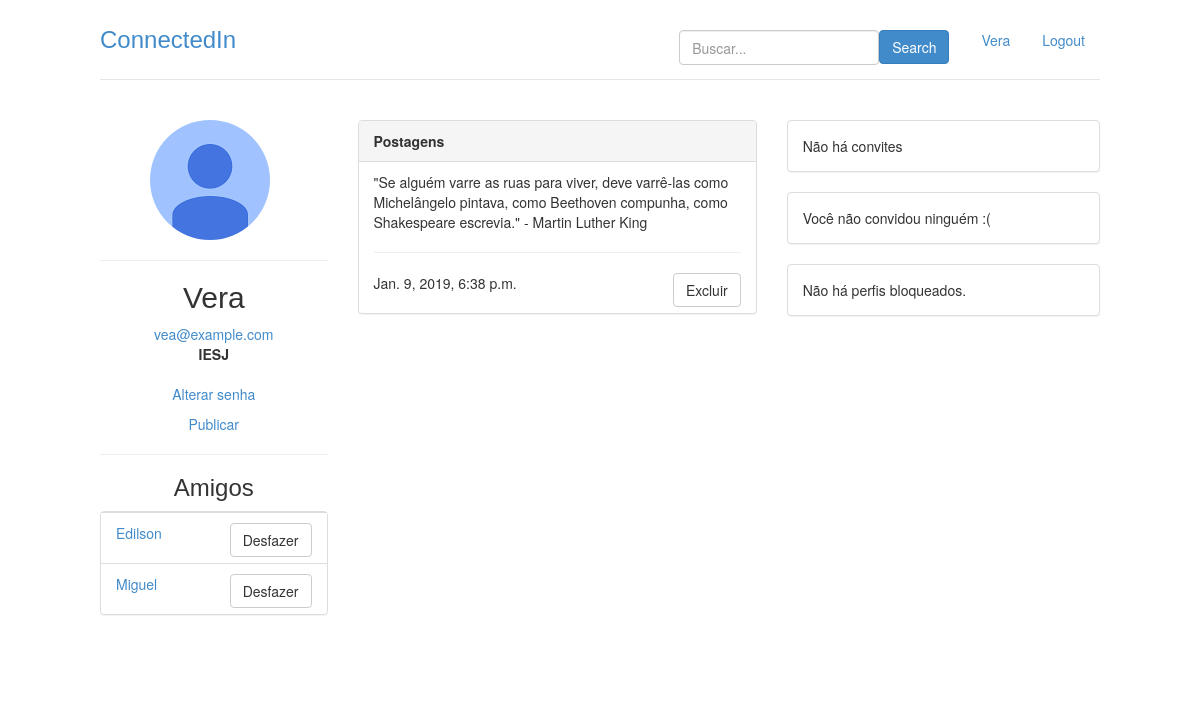
Page /perfil/19 (signed in) on the committed database.
### perfis/models.py (models this page shows, shortened)
class Perfil(models.Model):
    nome = models.CharField(max_length=255, null=False)
    telefone = models.CharField(max_length=20, null= False)
    nome_empresa = models.CharField(max_length=255, null=False)
    contatos = models.ManyToManyField('self')
    usuario = models.OneToOneField(User, related_name = "perfil", on_delete = models.CASCADE)
    contatos_bloqueados = models.ManyToManyField('self', related_name = 'meus_contatos_bloqueados', symmetrical=False, through= 'Bloqueio')
    def super_user(self):
        return self.usuario.is_superuser
    @property
    def email(self):
        return self.usuario.email
    def __str__(self):
        return self.nome
    def mostrar_perfil(self, perfil_a_exibir):
        pode_mostrar = True
        for perfil in perfil_a_exibir.bloqueios_feitos.all():
            if perfil.perfil_bloqueado.id == self.id:
                return False
        return pode_mostrar
    def pode_convidar(self, perfil_a_convidar):
        pode_convidar = False
        convites = Convite.objects.filter(solicitante=self, convidado=perfil_a_convidar).all()
        if len(convites) == 0 and perfil_a_convidar not in self.contatos.all():
            pode_convidar = True
        return pode_convidar
    def pode_bloquear(self, perfil_a_bloquear):
        pode_bloquear = True
        for perfil in self.bloqueios_feitos.all():
            if perfil.perfil_bloqueado.id == perfil_a_bloquear.id:
                return False
        return pode_bloquear
    @property
    def bloqueios_feitos(self): #meus_bloqueios
        return Bloqueio.objects.filter(perfil_que_bloqueia=self)

class Postagem(models.Model):
    texto = models.CharField(max_length=255, null=False)
    dt_publicacao = models.DateTimeField(default=timezone.now)
    responsavel = models.ForeignKey(Perfil,on_delete=models.CASCADE,related_name='minhas_postagens' )
    def __str__(self):
        return self.texto
    class Meta:
        ordering = ['-dt_publicacao']

### perfis/views.py (the view)
# urls.py: path('perfil/<int:perfil_id>', views.exibir_perfil, name='exibir'),
@login_required
def exibir_perfil(request, perfil_id):
	perfil = Perfil.objects.get(id=perfil_id)
	perfil_logado = get_perfil_logado(request)
	pode_convidar = perfil_logado.pode_convidar(perfil)
	pode_bloquear = perfil_logado.pode_bloquear(perfil)
	pode_mostrar = perfil_logado.mostrar_perfil(perfil)
	return render(request, 'perfil.html',
		          {'perfil' : perfil,
				   'perfil_logado' : get_perfil_logado(request), 'pode_convidar': pode_convidar, 'pode_bloquear': pode_bloquear, 'mostrar_perfil': pode_mostrar})

### perfis/views.py (called while the page is built)
@login_required
def get_perfil_logado(request):
	return request.user.perfil

### perfis/templates/perfil.html (shortened to what this page needs)
{% extends 'base.html' %}
{% block body %}
{% if mostrar_perfil %}
	<div class="row">
		<div class = "col-lg-3">
				<img src="/static/img/photo.jpg" alt="Perfil Icon" style="border-radius: 70px; margin-left: 50px">
				<hr>
				<h2 style="text-align: center; font-family: 'Gill Sans', 'Gill Sans MT', Calibri, 'Trebuchet MS', sans-serif">{{ perfil.nome }}</h2>
				<address style="text-align: center">
					<a href = "mailto:{{ perfil.email }}">{{ perfil.email }}</a>
					<br>
					<strong>{{ perfil.nome_empresa }}</strong>
				</address>
				{% if perfil.id == perfil_logado.id %}
					<p style="text-align: center"><a href = "{% url 'mudar_senha' %}">Alterar senha</a></p>
				{% endif %}
				{% if perfil.id == perfil_logado.id %}
					<p style="text-align: center"><a href = "{% url 'postar' %}">Publicar</a></p>
				<hr>
				<h3 style="text-align: center; font-family:'Lucida Sans', 'Lucida Sans Regular', 'Lucida Grande', 'Lucida Sans Unicode', Geneva, Verdana, sans-serif">Amigos</h3>
				<nav>
					<div class="panel panel-default">
							{% with total=perfil_logado.contatos.count %}
								{% if total %}
								<ul class="list-group">
										{% for perfil in perfil_logado.contatos.all %}
											<li class = "list-group-item">
												<p><a href = "{% url 'exibir' perfil.id %}">{{ perfil }}</a>
													<a class="btn btn-default pull-right" style="min-width: 20px; min-height: 10px;" href="{% url 'desfazer' perfil.id %}">Desfazer</a>
												</p>
											</li>
										{% endfor %}
									</ul>
								{% else %}
									<div class="panel-body">
										Não há amigos :(
									</div>
								{% endif %}
							{% endwith %}
						</div>
				</nav>
				{% endif %}
			</div>
			{% if perfil.id == perfil_logado.id %}
				<div class = "col-lg-5">
				{% if perfil.id == perfil_logado.id %}
					{% if perfil_logado.minhas_postagens %}
						<div class="panel panel-default">
							<div class="panel-heading">
								<strong>Postagens</strong>
							</div>
							<ul class="list-group">
								{% for post in perfil_logado.minhas_postagens.all %}
									<li class = "list-group-item">
										{{ post }}
										<p>
											<hr>
											{{ post.dt_publicacao }}
											<button class="btn btn-default pull-right btn-confirm">Excluir</button>
										</p>
									</li>
								{% endfor %}
							</ul>
					{% else %}
						<div class="panel-body">
							Você ainda não publicou. :(
						</div>
					{% endif %}
				{% endif %}
				</div>
			</div>
			<div class = "col-lg-4">
				<aside>
				<div class="panel panel-default">
					{% with total=perfil_logado.convites_recebidos.count %}
						{% if total %}
							<div class="panel-heading">
								<strong> Você tem {{ total }}
								Convite{{ total|pluralize }}</strong>
							</div>
							<ul class="list-group">
								{% for convite in perfil_logado.convites_recebidos.all %}
									<li class = "list-group-item">
										<p>
											<a href = "{% url 'exibir' convite.solicitante.id %}">
													{{convite.solicitante.nome}}</a>
											<a class="btn btn-danger pull-right" style="min-width: 20px; min-height: 10px;" href = "{% url 'recusar' convite.id %}">recusar</a>
											<a class="btn btn-success pull-right" style="min-width: 20px; min-height: 10px;" href = "{% url 'aceitar' convite.id %}">aceitar</a>
										</p>
									</li>
								{% endfor %}
						{% else %}
							<div class="panel-body">
								Não há convites
							</div>
						{% endif %}
					{% endwith %}
				</div>
				<div class="panel panel-default">
					{% with total=perfil_logado.convites_feitos.count %}
						{% if total %}
							<div class="panel-heading">
								<strong> Você fez {{ total }}
								convite{{ total|pluralize }}</strong>
							</div>
							<ul class="list-group">
								{% for convite in perfil_logado.convites_feitos.all %}
									<li class = "list-group-item">
										<p>
											<a href = "{% url 'exibir' convite.convidado.id %}">
													{{convite.convidado.nome}}</a>
											</p>
									</li>
								{% endfor %}
						{% else %}
							<div class="panel-body">
								Você não convidou ninguém :(
							</div>
						{% endif %}
					{% endwith %}
				</div>
			</aside>
			<div class="panel panel-default">
					{% with total=perfil_logado.bloqueios_feitos.count %}
						{% if total %}
							<div class="panel-heading">
								<strong> {{ total }}
								Perfi{{ total|pluralize }} bloqueado{{ total|pluralize }}</strong>
							</div>
							<ul class="list-group">
								{% for bloqueio in perfil_logado.bloqueios_feitos.all %}
									<li class = "list-group-item">
										<p>
											<a href = "{% url 'exibir' bloqueio.perfil_bloqueado.id %}">{{bloqueio.perfil_bloqueado}}</a>
											<a class="btn btn-default pull-right" style="min-width: 20px; min-height: 10px;" href = "{% url 'desbloquear' bloqueio.id %}">Desbloquear</a>
										</p>
									</li>
								{% endfor %}
								</ul>
						{% else %}
							<div class="panel-body">
								Não há perfis bloqueados.
							</div>
						{% endif %}
					{% endwith %}
				</div>
		{% endif %}
			</div>
		</div>
		</div>
		{% else %}
		 Usuário não encontrado.
	{% endif %}
{% endblock %}

### perfis/templates/base.html (shortened to what this page needs)
{% load staticfiles %}
<!doctype html>
<html lang = "pt-br">
	<head>
		<link rel="stylesheet" href="{% static 'styles/bootstrap.css' %}">
		<link rel="stylesheet" href="{% static 'styles/main.css' %}">
	</head>
	<body class="">
		<div class="container">
			<div class = "header">
				<ul class = "nav nav-pills pull-right">
					<li>
						<div class="container">
							<form class = "form-signin" action="{% url 'buscar' %}"  method="post">
								<button class="btn btn-primary pull-right" type = "submit">Search</button>
								<input type="text"	name="username"  class = "form-control pull-right"
											style="min-width: 200px; min-height: 35px; max-width: 200px; max-height: 35px;"
													id="nome_id"	placeholder="Buscar..." required>
							</form>
						</div>
					</li>
					<li><a href = "{% url 'exibir' perfil_logado.id %}">{{ perfil_logado.nome }}</a></li>
					<li><a href = "/logout/">Logout</a></li>
				</ul>
				<h3 class = "text-muted" style="font-family:'Lucida Sans', 'Lucida Sans Regular', 'Lucida Grande', 'Lucida Sans Unicode', Geneva, Verdana, sans-serif"><a href="{% url 'index' %}">ConnectedIn</a></h3>
			</div>
			<div class="row content">
				{% block body%}
				{% endblock %}
			</div>
	</body>
</html>

### perfis/static/styles/main.css (style rules this page uses)
body { padding-top: 20px; padding-bottom: 20px; }
.header, .content, .footer { padding-left: 15px; padding-right: 15px; }
.header { border-bottom: 1px solid #e5e5e5; }
.header h3 { margin-top: 0; margin-bottom: 0; line-height: 40px; padding-bottom: 19px; }
@media (min-width: 1068px) { .container { max-width: 1030px; } }
.content { margin: 40px 0; }
@media screen and (min-width: 768px) { .header, .content, .footer { padding-left: 0; padding-right: 0; } }
@media screen and (min-width: 768px) { .header { margin-bottom: 30px; } }

### rows in the picture
Perfil: nome "Vera", email "vea@example.com", nome_empresa "IESJ"
Perfil: nome "Edilson"
Perfil: nome "Miguel"
Postagem: texto "\"Se alguém varre as ruas para viver, deve varrê-las como Michelângelo pintava, como Beethoven compunha, como Shakespeare escrevia.\" - Martin Luther King", dt_publicacao "Jan. 9, 2019, 6:38 p.m."
